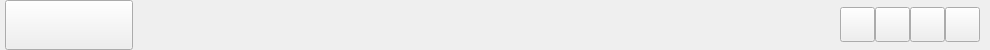
<?xml version="1.0" encoding="UTF-8"?>
<ui version="4.0">
 <class>Title</class>
 <widget class="QWidget" name="Title">
  <property name="enabled">
   <bool>true</bool>
  </property>
  <property name="geometry">
   <rect>
    <x>0</x>
    <y>0</y>
    <width>990</width>
    <height>50</height>
   </rect>
  </property>
  <property name="minimumSize">
   <size>
    <width>0</width>
    <height>50</height>
   </size>
  </property>
  <property name="maximumSize">
   <size>
    <width>16777215</width>
    <height>50</height>
   </size>
  </property>
  <property name="windowTitle">
   <string>Title</string>
  </property>
  <layout class="QGridLayout" name="gridLayout_2">
   <property name="leftMargin">
    <number>0</number>
   </property>
   <property name="topMargin">
    <number>0</number>
   </property>
   <property name="rightMargin">
    <number>0</number>
   </property>
   <property name="bottomMargin">
    <number>0</number>
   </property>
   <property name="spacing">
    <number>0</number>
   </property>
   <item row="0" column="1">
    <widget class="QPushButton" name="pb_title">
     <property name="minimumSize">
      <size>
       <width>128</width>
       <height>50</height>
      </size>
     </property>
     <property name="maximumSize">
      <size>
       <width>128</width>
       <height>50</height>
      </size>
     </property>
     <property name="text">
      <string/>
     </property>
     <property name="icon">
      <iconset>
       <normaloff>../../../../2023/icon/donuts_title.png</normaloff>../../../../2023/icon/donuts_title.png</iconset>
     </property>
     <property name="iconSize">
      <size>
       <width>128</width>
       <height>64</height>
      </size>
     </property>
    </widget>
   </item>
   <item row="0" column="4">
    <widget class="QPushButton" name="pb_sep">
     <property name="minimumSize">
      <size>
       <width>35</width>
       <height>35</height>
      </size>
     </property>
     <property name="maximumSize">
      <size>
       <width>35</width>
       <height>35</height>
      </size>
     </property>
     <property name="text">
      <string/>
     </property>
    </widget>
   </item>
   <item row="0" column="7">
    <widget class="QPushButton" name="pb_close">
     <property name="minimumSize">
      <size>
       <width>35</width>
       <height>35</height>
      </size>
     </property>
     <property name="maximumSize">
      <size>
       <width>35</width>
       <height>35</height>
      </size>
     </property>
     <property name="text">
      <string/>
     </property>
    </widget>
   </item>
   <item row="0" column="6">
    <widget class="QPushButton" name="pb_max">
     <property name="sizePolicy">
      <sizepolicy hsizetype="Minimum" vsizetype="Fixed">
       <horstretch>50</horstretch>
       <verstretch>50</verstretch>
      </sizepolicy>
     </property>
     <property name="minimumSize">
      <size>
       <width>35</width>
       <height>35</height>
      </size>
     </property>
     <property name="maximumSize">
      <size>
       <width>35</width>
       <height>35</height>
      </size>
     </property>
     <property name="text">
      <string/>
     </property>
    </widget>
   </item>
   <item row="0" column="5">
    <widget class="QPushButton" name="pb_mini">
     <property name="minimumSize">
      <size>
       <width>35</width>
       <height>35</height>
      </size>
     </property>
     <property name="maximumSize">
      <size>
       <width>35</width>
       <height>35</height>
      </size>
     </property>
     <property name="text">
      <string/>
     </property>
    </widget>
   </item>
   <item row="0" column="3">
    <widget class="QWidget" name="wid_menu" native="true">
     <property name="minimumSize">
      <size>
       <width>0</width>
       <height>50</height>
      </size>
     </property>
     <property name="maximumSize">
      <size>
       <width>16777215</width>
       <height>50</height>
      </size>
     </property>
    </widget>
   </item>
   <item row="0" column="2">
    <spacer name="horizontalSpacer">
     <property name="orientation">
      <enum>Qt::Horizontal</enum>
     </property>
     <property name="sizeHint" stdset="0">
      <size>
       <width>40</width>
       <height>20</height>
      </size>
     </property>
    </spacer>
   </item>
   <item row="0" column="8">
    <widget class="QLabel" name="label_2">
     <property name="minimumSize">
      <size>
       <width>10</width>
       <height>30</height>
      </size>
     </property>
     <property name="maximumSize">
      <size>
       <width>10</width>
       <height>30</height>
      </size>
     </property>
     <property name="text">
      <string/>
     </property>
    </widget>
   </item>
   <item row="0" column="0">
    <spacer name="horizontalSpacer_2">
     <property name="orientation">
      <enum>Qt::Horizontal</enum>
     </property>
     <property name="sizeType">
      <enum>QSizePolicy::Fixed</enum>
     </property>
     <property name="sizeHint" stdset="0">
      <size>
       <width>5</width>
       <height>20</height>
      </size>
     </property>
    </spacer>
   </item>
  </layout>
 </widget>
 <layoutdefault spacing="6" margin="11"/>
 <resources/>
 <connections/>
</ui>
